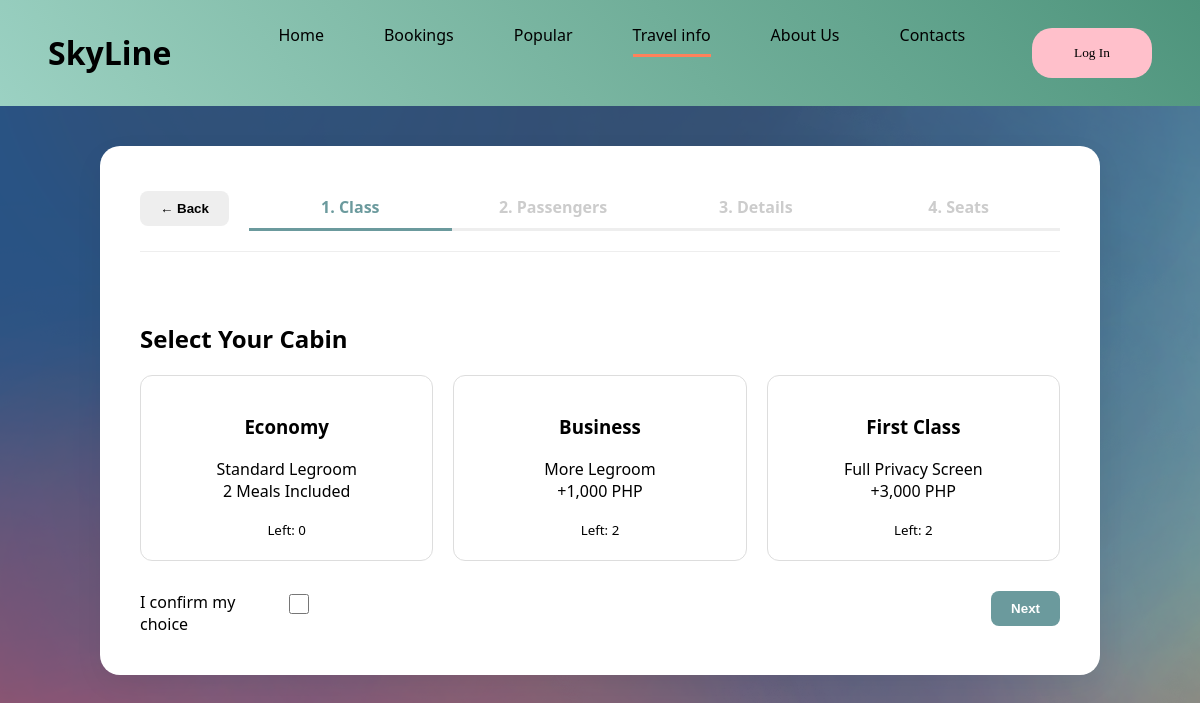
Page /checkout/2 on the earlier database version.
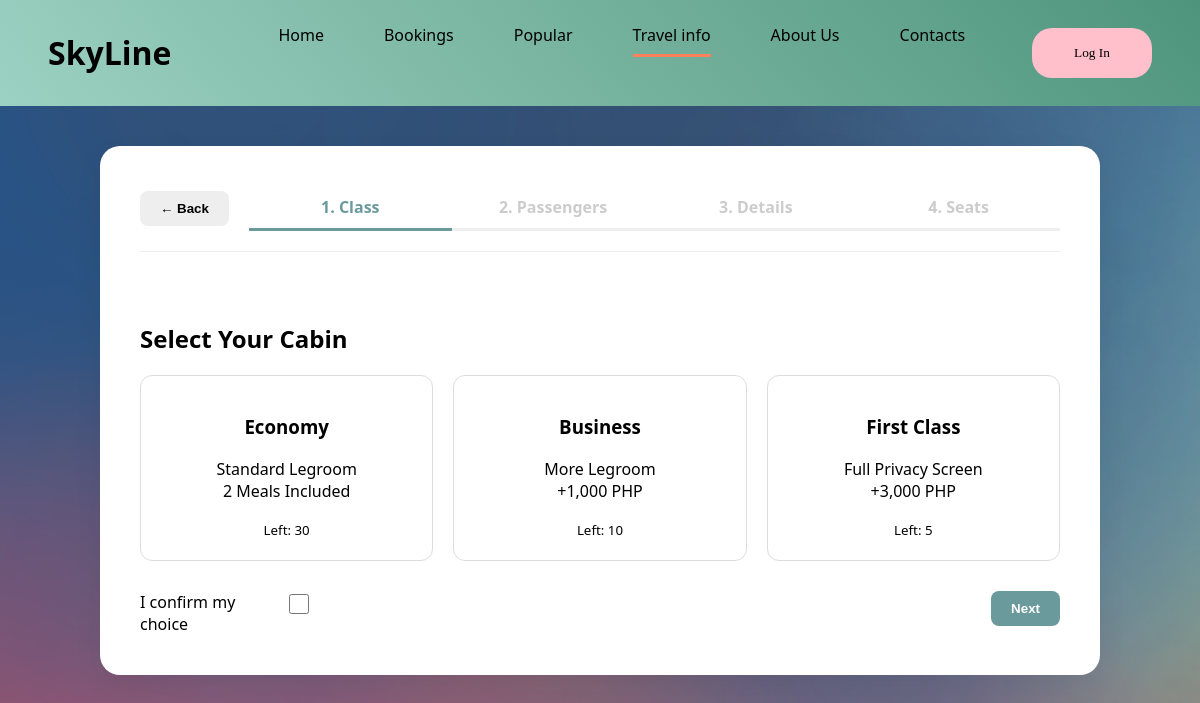
Same page on the later database version.
### app.py (models this page shows)
class Flight(db.Model):
    id = db.Column(db.Integer, primary_key=True)
    from_country = db.Column(db.String(50), nullable=False)
    from_city = db.Column(db.String(50), nullable=False)
    to_country = db.Column(db.String(50), nullable=False)
    to_city = db.Column(db.String(50), nullable=False)
    dep_date = db.Column(db.String(20), nullable=False)
    dep_time = db.Column(db.String(20), nullable=False)
    ret_date = db.Column(db.String(20), nullable=False)
    ret_time = db.Column(db.String(20), nullable=False)
    duration = db.Column(db.String(20), nullable=False)
    tickets_economy = db.Column(db.Integer)
    tickets_business = db.Column(db.Integer)
    tickets_first = db.Column(db.Integer)
    price = db.Column(db.Float, nullable=False)
    promo_code = db.Column(db.String(50), nullable=False)
    trip_type=db.Column(db.String(50), nullable=False)

### app.py (the view)
@app.route('/checkout/<int:flight_id>', methods=['GET', 'POST'])
def checkout(flight_id):
    flight = Flight.query.get_or_404(flight_id)
    return render_template('checkout.html', flight=flight, calc_arrival=calculate_arrival)

### templates/checkout.html (shortened to what the changed rows need)
<!DOCTYPE html>
<html lang="en">
<head>
    <link rel="stylesheet" href="{{ url_for('static', filename='style.css') }}">
    <link rel="stylesheet" href="{{ url_for('static', filename='checkout.css') }}">
</head>
<body>
<div class="nav">
            <div class="logo"><h1>SkyLine</h1></div>
        </div>
<div class="booking-wrapper">
    <form id="master_booking_form" action="{{ url_for('process_booking', flight_id=flight.id) }}" method="POST">
        <div class="step-content active" id="step1">
            <h2>Select Your Cabin</h2>
            <div class="tier-container">
                <div class="tier-box" onclick="setTier('economy', 0)">
                    <h3>Economy</h3>
                    <p>Standard Legroom<br>2 Meals Included</p>
                    <small>Left: {{ flight.tickets_economy }}</small>
                </div>
                <div class="tier-box" onclick="setTier('business', 1000)">
                    <h3>Business</h3>
                    <p>More Legroom<br>+1,000 PHP</p>
                    <small>Left: {{ flight.tickets_business }}</small>
                </div>
                <div class="tier-box" onclick="setTier('first', 3000)">
                    <h3>First Class</h3>
                    <p>Full Privacy Screen<br>+3,000 PHP</p>
                    <small>Left: {{ flight.tickets_first }}</small>
                </div>
            </div>
        </div>
    </form>
</div>
</body>
</html>

Differences in the rows shown:
changed Flight: tickets_economy "0" → "30"; tickets_business "2" → "10"; tickets_first "2" → "5"
